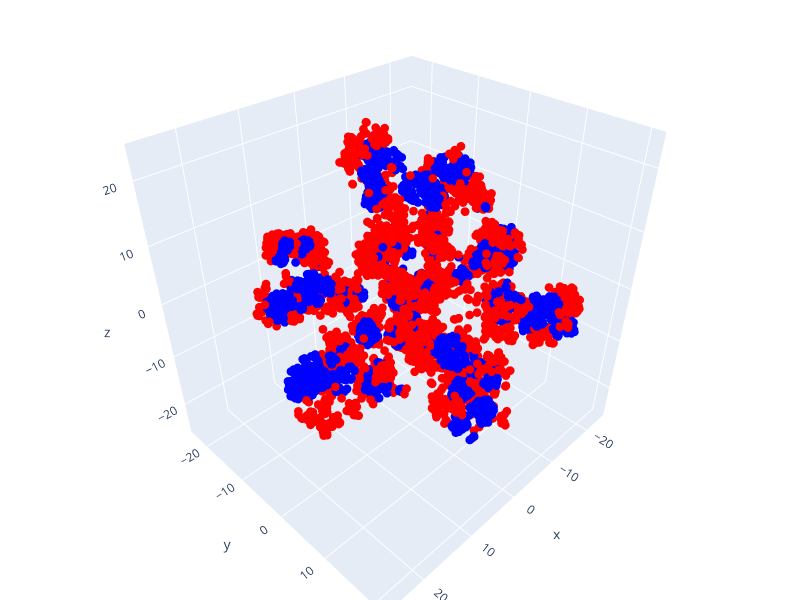

The code cell stored with this chart in its notebook:
### Code cell
plot_tsne(n_components=3, fids=10, perplexity=100)

### Figure 1 — Plotly figure (JSON) as saved in the notebook; plotly's stock layout.template omitted (floating-point values rounded to 4 significant figures; data arrays with more than 128 entries replaced by an {"elided": "..."} marker saying what was removed)
{"data": [{"hoverinfo": "text", "marker": {"color": {"elided": "5737 str values"}, "size": 3}, "mode": "markers", "text": {"elided": "5737 str values"}, "type": "scatter3d", "x": {"elided": "5737 float values"}, "y": {"elided": "5737 float values"}, "z": {"elided": "5737 float values"}}], "layout": {"autosize": false, "height": 600, "margin": {"b": 0, "l": 0, "pad": 4, "r": 0, "t": 0}, "scene": {"aspectmode": "auto", "aspectratio": {"x": 1.045, "y": 0.9332, "z": 1.025}}, "width": 800}}
